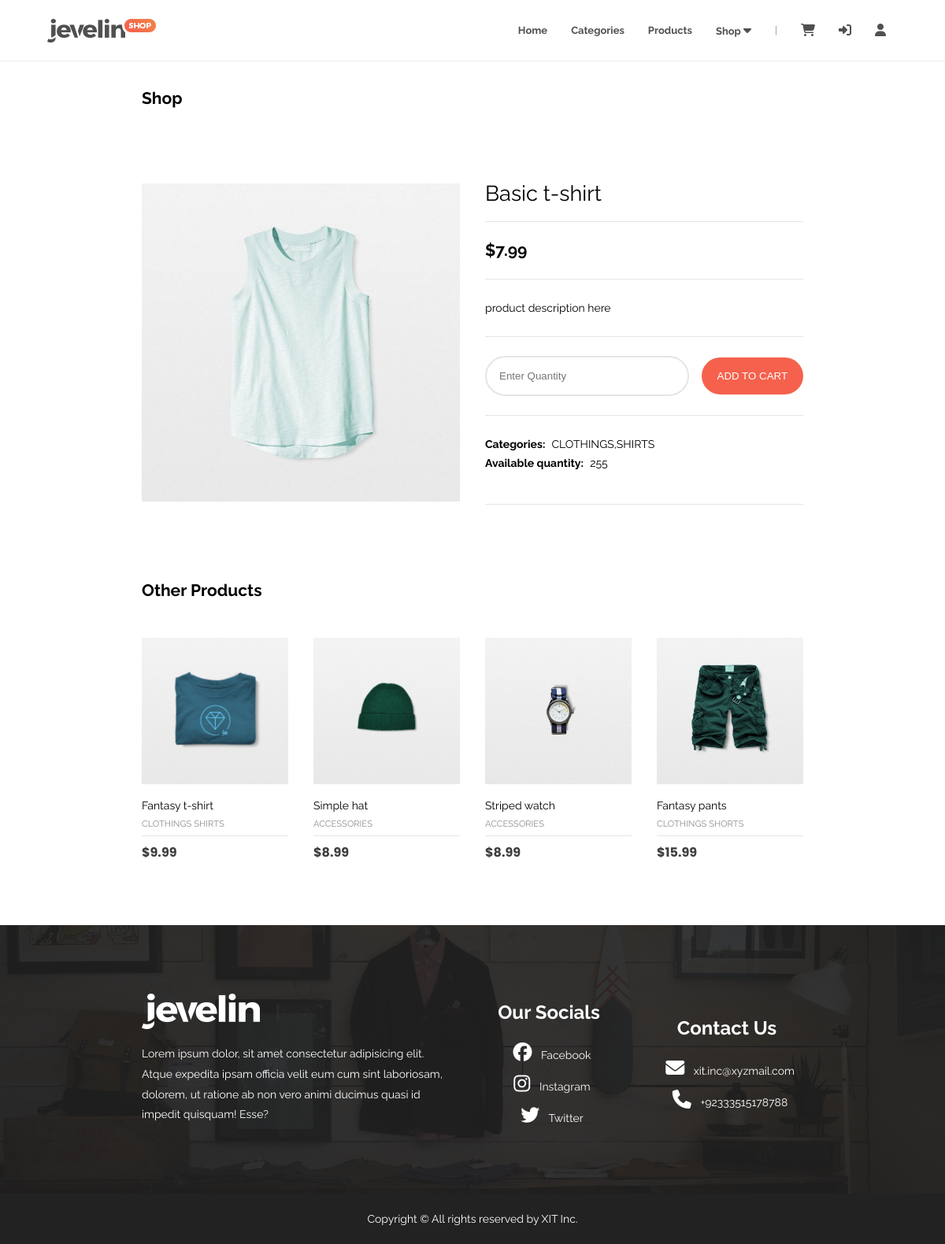
/php/product_details.php?productid=1, run on the app's committed database.
### tables this page shows
CREATE TABLE products(
    product_id INT PRIMARY KEY AUTO_INCREMENT,
    product_name VARCHAR(255) NOT NULL,
    product_desc VARCHAR(255) NOT NULL,
    product_price FLOAT(2) NOT NULL,
    product_quantity INT NOT NULL,
    release_date DATE NOT NULL,
    product_img VARCHAR(255) NOT NULL
);

### php/product_details.php (the view, shortened to what this page needs)
<?php
require('inc/connection.php');
$product_id = $_GET['productid'];
$not_enough_quantity = '';
$enter_valid_quantity = '';
$items_are_added = '';
$sql = "SELECT product_id, product_name, product_desc, product_price, product_quantity, product_img,
GROUP_CONCAT(category_name) AS \"categories\"
FROM products
NATURAL JOIN products_category
NATURAL JOIN category
WHERE product_id = '$product_id'
GROUP BY product_id";
$other_product_query = "SELECT product_id, product_name, product_desc, product_price, product_img,
GROUP_CONCAT(category_name) AS \"categories\"
FROM products
NATURAL JOIN products_category
NATURAL JOIN category
WHERE product_id NOT IN ('$product_id')
GROUP BY product_id
ORDER BY rand()
LIMIT 4";
$result = mysqli_query($conn, $sql);
$product = mysqli_fetch_assoc($result);
$result = mysqli_query($conn, $other_product_query);
$other_products = mysqli_fetch_all($result, MYSQLI_ASSOC);
$available_qty_label = $product['product_quantity'];
?>
<!DOCTYPE html>
<html lang="en">
<head>
    <link rel="stylesheet" href="../css/style.css" />
</head>
<body>
    <?php include('inc/header.php'); ?>
    <section id="product">
        <div class="container">
            <div class="shop-title">
                <a href="shop.php"><h1>Shop</h1></a>
            </div>
            <div class="product-wrapper">
                <div class="product-img">
                    <img src="../images/<?php print_r($product['product_img']); ?>" alt="">
                </div>
                <div class="product-details">
                    <div class="product-title product-info">
                        <h2><?php print_r($product['product_name']); ?></h2>
                    </div>
                    <div class="product-price product-info">
                        <h2>$<?php print_r($product['product_price']); ?></h2>
                    </div>
                    <div class="product-desc product-info">
                        <p><?php print_r($product['product_desc']); ?></p>
                    </div>
                    <div class="product-cart product-info">
                        <form method="POST">
                            <input class="quantity-input" type="number" name="quantity" placeholder="Enter Quantity" min="1" max="<?php echo $available_qty_label?>">
                            <input class="cart-btn" type="submit" name="add-to-cart" value="ADD TO CART">
                        </form>
                    </div>
                    <div class="product-category product-info">
                        <div>
                            <span class="product-category-title">Categories: </span>
                            <span><?php print_r($product['categories']); ?></span>
                        </div>
                        <div>
                            <span class="product-category-title">Available quantity: </span>
                            <span><?php
                                if($available_qty_label <= '0') {
                                    echo 'OUT OF STOCK';
                                } else {
                                    echo $available_qty_label;
                                }
                            ?>
                            </span>
                        </div>
                        <div class="success"><?php print_r($items_are_added); ?></div>
                        <div class="failure"> <?php print_r($enter_valid_quantity); ?></div>
                        <div class="failure"> <?php print_r($not_enough_quantity); ?></div>
                    </div>
                </div>
            </div>
            <div class="other-products">
                <div class="other-products-title">
                    <h2>Other Products</h2>
                </div>
                <div class="items-grid">
                <?php
                    foreach($other_products as $k=>$v) {
                        $combined_categories = $v['categories'];
                        $categories = explode(',', $combined_categories);
                        echo '
                        <div class="item-box';foreach($categories as $c){echo " ".$c;} echo'">
                            <a href="product_details.php?productid='.$v['product_id'].'">
                                <img src="../images/'.$v['product_img'].'">
                            </a>
                            <div class="item-box-content-wrapper">
                                <a href="product_details.php?productid='.$v['product_id'].'">
                                    <div class="item-box-title">
                                        <h2>'.$v['product_name'].'</h2>
                                        <p>';foreach($categories as $c){echo $c." ";} echo '</p>
                                    </div>
                                </a>
                                <div class="item-box-line-divider"></div>
                                <div class="item-box-price">
                                    <span>$'.$v['product_price'].'</span>
                                </div>
                            </div>
                        </div>';
                    }
                    ?>
                </div>
            </div>
        </div>
    </section>
    <?php include('inc/footer.php'); ?>
</body>
</html>

### css/style.css (style rules this page uses)
* { margin: 0; padding: 0; box-sizing: border-box; }
a, button { cursor: pointer !important; }
body { font-family: "Raleway", sans-serif; color: #8d8d8d; font-size: 0.875rem; }
a { text-decoration: none; color: #8d8d8d; }
.container { width: 70%; margin: auto; }
.items-grid { padding: 1rem 0; display: grid; grid-template-columns: repeat(4, 1fr); grid-gap: 2rem; justify-content: center; align-items: center; }
.item-box img { width: 100%; }
.item-box-content-wrapper { margin: 1rem 0; }
.item-box-title h2 { color: black; font-weight: 400; font-size: 1em; margin-bottom: 0.5rem; }
.item-box-title p { text-transform: uppercase; color: #8d8d8d; font-size: 0.7rem; }
.item-box-line-divider { width: 100%; height: 1px; background-color: #e6e6e6; margin: 0.5rem 0; }
.item-box-price { font-family: "Poppins", sans-serif; color: #3f3f3f !important; font-weight: bold; font-size: 1rem; }
.shop-title { padding-top: 2rem; padding-bottom: 2rem; width: 3rem; }
.shop-title a { color: black; }
#product { margin-top: 5rem; margin-bottom: 3rem; }
.product-wrapper { margin-top: 4rem; min-width: 500px; overflow: hidden; display: grid; grid-template-columns: 1fr 1fr; justify-content: center; grid-gap: 2rem; color: black; }
.product-img img { width: 100%; }
.product-info { padding: 1.5rem 0; border-bottom: 1px solid #e5e5e5; line-height: 1.5rem; }
.product-title h2 { font-size: 1.7rem; font-weight: normal; }
.product-title { padding-top: 0; }
.product-cart form { display: grid; grid-template-columns: 2fr 1fr; align-items: center; justify-content: center; grid-gap: 1rem; }
.product-wrapper input { padding: 1rem; border-radius: 100px; font-weight: 400; transition: 0.25s background-color; outline: none; }
.quantity-input { border: 2px solid #e5e5e5; color: #8d8d8d; }
.cart-btn { border: none; background-color: #f5614d; color: white; font-weight: bold; cursor: pointer; }
.other-products { margin-top: 6rem; }
.other-products-title { color: black; margin-bottom: 2rem; }
.product-category-title { text-transform: none !important; font-weight: bold; margin-right: 0.3rem; color: black; }
.product-category span { text-transform: uppercase; }

### data on the page
products: product_quantity "255"
products: product_img (picture), product_name "Fantasy t-shirt", c "CLOTHINGS", c "SHIRTS", product_price "9.99"
products: product_img (picture), product_name "Simple hat", c "ACCESSORIES", product_price "8.99"
products: product_img (picture), product_name "Striped watch", c "ACCESSORIES", product_price "8.99"
products: product_img (picture), product_name "Fantasy pants", c "CLOTHINGS", c "SHORTS", product_price "15.99"
